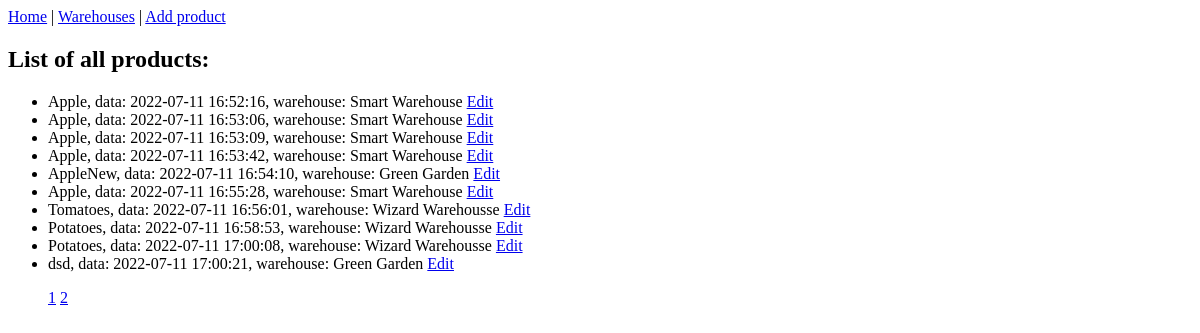
/products/, run on an earlier commit of the app's database.
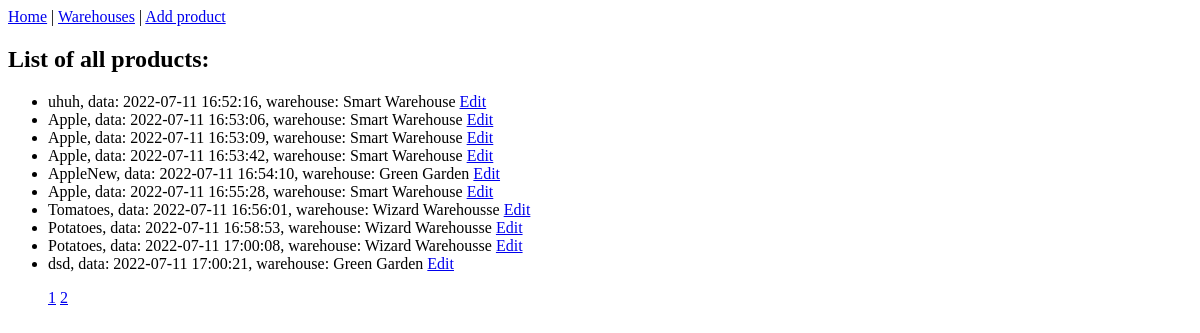
And on a later commit of the database.
### warehouse/models.py (models this page shows, shortened)
class Products(models.Model):
    name = models.CharField(max_length=40)
    timestamp=models.DateTimeField(auto_now_add=True)
    warehouse = models.ForeignKey("Warehouses", null=True, default=None, on_delete=models.CASCADE)

class Warehouses(models.Model):
    name = models.CharField(max_length=40)
    address = models.CharField(max_length=40)
    class Meta:
        ordering = ['name']

### warehouse/views.py (the view)
# urls.py: path('products/', views.pagination, name='all_products'),
def pagination(request):
    contact_list = Products.objects.all()
    paginator = Paginator(contact_list, 10)
    page_number=request.GET.get('page')
    page_obj = paginator.get_page(page_number)
    return render(request, 'warehouse/pagination.html', {'page_obj': page_obj,'products': Products.objects.all()})

### warehouse/templates/warehouse/pagination.html (shortened to what this page needs)
{% extends 'warehouse/base.html'%}
{% block content %}
    {% include 'includes/nav.html' %}
    <h2>List of all products:</h2>
    <ul>
        {% for product in page_obj %}
            <li>
                {{ product.name }}, data: {{ product.timestamp }}, warehouse: {{ product.warehouse.name }}  <a href="update_product/{{product.id}}">Edit</a>
            </li>
        {% endfor %}
    </ul>
    <nav>
        <ul class="pager">
            {% for p in page_obj.paginator.page_range %}
                <a href="?page={{p}}">{{p}}</a>
            {% endfor %}
        </nav>
{% endblock %}

What changed in the data, as far as the page shows it:
changed Products: name "Apple" → "uhuh"
